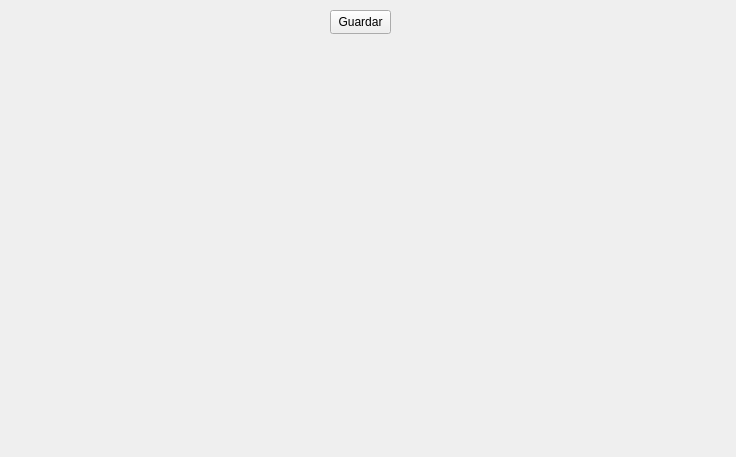
<?xml version="1.0" encoding="UTF-8"?>
<ui version="4.0">
 <class>MainWindow</class>
 <widget class="QMainWindow" name="MainWindow">
  <property name="geometry">
   <rect>
    <x>0</x>
    <y>0</y>
    <width>736</width>
    <height>457</height>
   </rect>
  </property>
  <property name="windowTitle">
   <string>MainWindow</string>
  </property>
  <widget class="QWidget" name="centralwidget">
   <widget class="QWidget" name="widget" native="true">
    <property name="geometry">
     <rect>
      <x>0</x>
      <y>10</y>
      <width>731</width>
      <height>451</height>
     </rect>
    </property>
    <widget class="QWidget" name="gridLayoutWidget">
     <property name="geometry">
      <rect>
       <x>0</x>
       <y>0</y>
       <width>331</width>
       <height>271</height>
      </rect>
     </property>
     <layout class="QGridLayout" name="gridLayout"/>
    </widget>
    <widget class="QWidget" name="gridLayoutWidget_2">
     <property name="geometry">
      <rect>
       <x>400</x>
       <y>0</y>
       <width>331</width>
       <height>271</height>
      </rect>
     </property>
     <layout class="QGridLayout" name="gridLayout_2"/>
    </widget>
    <widget class="QPushButton" name="Button_Save">
     <property name="geometry">
      <rect>
       <x>330</x>
       <y>0</y>
       <width>61</width>
       <height>24</height>
      </rect>
     </property>
     <property name="text">
      <string>Guardar</string>
     </property>
    </widget>
    <widget class="QWidget" name="widget_2" native="true">
     <property name="geometry">
      <rect>
       <x>0</x>
       <y>280</y>
       <width>331</width>
       <height>161</height>
      </rect>
     </property>
     <widget class="QWidget" name="verticalLayoutWidget">
      <property name="geometry">
       <rect>
        <x>0</x>
        <y>0</y>
        <width>331</width>
        <height>161</height>
       </rect>
      </property>
      <layout class="QVBoxLayout" name="verticalLayout"/>
     </widget>
    </widget>
    <widget class="QWidget" name="widget_3" native="true">
     <property name="geometry">
      <rect>
       <x>400</x>
       <y>280</y>
       <width>331</width>
       <height>171</height>
      </rect>
     </property>
     <widget class="QWidget" name="verticalLayoutWidget_2">
      <property name="geometry">
       <rect>
        <x>0</x>
        <y>0</y>
        <width>331</width>
        <height>161</height>
       </rect>
      </property>
      <layout class="QVBoxLayout" name="verticalLayout_2"/>
     </widget>
    </widget>
   </widget>
  </widget>
 </widget>
 <resources/>
 <connections/>
</ui>
